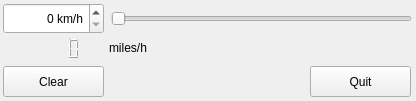
<?xml version="1.0" encoding="UTF-8"?>
<ui version="4.0">
 <class>Mainwindow</class>
 <widget class="QWidget" name="Mainwindow">
  <property name="geometry">
   <rect>
    <x>0</x>
    <y>0</y>
    <width>416</width>
    <height>101</height>
   </rect>
  </property>
  <property name="windowTitle">
   <string>km/h -&gt; miles/h</string>
  </property>
  <widget class="QSpinBox" name="km">
   <property name="geometry">
    <rect>
     <x>3</x>
     <y>3</y>
     <width>101</width>
     <height>31</height>
    </rect>
   </property>
   <property name="alignment">
    <set>Qt::AlignRight|Qt::AlignTrailing|Qt::AlignVCenter</set>
   </property>
   <property name="suffix">
    <string> km/h</string>
   </property>
  </widget>
  <widget class="QSlider" name="km2">
   <property name="geometry">
    <rect>
     <x>111</x>
     <y>10</y>
     <width>301</width>
     <height>18</height>
    </rect>
   </property>
   <property name="orientation">
    <enum>Qt::Horizontal</enum>
   </property>
  </widget>
  <widget class="QLCDNumber" name="miles">
   <property name="geometry">
    <rect>
     <x>3</x>
     <y>37</y>
     <width>101</width>
     <height>23</height>
    </rect>
   </property>
   <property name="frameShadow">
    <enum>QFrame::Plain</enum>
   </property>
   <property name="lineWidth">
    <number>0</number>
   </property>
  </widget>
  <widget class="QLabel" name="label">
   <property name="geometry">
    <rect>
     <x>109</x>
     <y>37</y>
     <width>66</width>
     <height>21</height>
    </rect>
   </property>
   <property name="text">
    <string>miles/h</string>
   </property>
  </widget>
  <widget class="QPushButton" name="clear">
   <property name="geometry">
    <rect>
     <x>3</x>
     <y>66</y>
     <width>101</width>
     <height>31</height>
    </rect>
   </property>
   <property name="text">
    <string>Clear</string>
   </property>
  </widget>
  <widget class="QPushButton" name="quit">
   <property name="geometry">
    <rect>
     <x>310</x>
     <y>66</y>
     <width>101</width>
     <height>31</height>
    </rect>
   </property>
   <property name="text">
    <string>Quit</string>
   </property>
  </widget>
 </widget>
 <layoutdefault spacing="6" margin="11"/>
 <resources/>
 <connections>
  <connection>
   <sender>quit</sender>
   <signal>clicked()</signal>
   <receiver>Mainwindow</receiver>
   <slot>close()</slot>
   <hints>
    <hint type="sourcelabel">
     <x>348</x>
     <y>86</y>
    </hint>
    <hint type="destinationlabel">
     <x>300</x>
     <y>81</y>
    </hint>
   </hints>
  </connection>
  <connection>
   <sender>km</sender>
   <signal>valueChanged(int)</signal>
   <receiver>km2</receiver>
   <slot>setValue(int)</slot>
   <hints>
    <hint type="sourcelabel">
     <x>103</x>
     <y>33</y>
    </hint>
    <hint type="destinationlabel">
     <x>256</x>
     <y>27</y>
    </hint>
   </hints>
  </connection>
  <connection>
   <sender>km2</sender>
   <signal>valueChanged(int)</signal>
   <receiver>km</receiver>
   <slot>setValue(int)</slot>
   <hints>
    <hint type="sourcelabel">
     <x>306</x>
     <y>13</y>
    </hint>
    <hint type="destinationlabel">
     <x>103</x>
     <y>13</y>
    </hint>
   </hints>
  </connection>
 </connections>
</ui>
